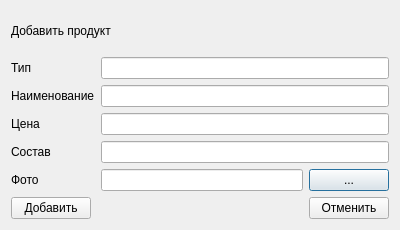
<?xml version="1.0" encoding="UTF-8"?>
<ui version="4.0">
 <class>AddProductDialog</class>
 <widget class="QDialog" name="AddProductDialog">
  <property name="geometry">
   <rect>
    <x>0</x>
    <y>0</y>
    <width>400</width>
    <height>230</height>
   </rect>
  </property>
  <property name="windowTitle">
   <string>Добавить Продукт</string>
  </property>
  <layout class="QVBoxLayout" name="verticalLayout">
   <item>
    <widget class="QLabel" name="label_4">
     <property name="text">
      <string>Добавить продукт</string>
     </property>
    </widget>
   </item>
   <item>
    <layout class="QFormLayout" name="formLayout">
     <item row="0" column="0">
      <widget class="QLabel" name="label_7">
       <property name="text">
        <string>Тип</string>
       </property>
       <property name="buddy">
        <cstring>productTypeEdit</cstring>
       </property>
      </widget>
     </item>
     <item row="0" column="1">
      <widget class="QLineEdit" name="productTypeEdit"/>
     </item>
     <item row="1" column="0">
      <widget class="QLabel" name="label_3">
       <property name="text">
        <string>Наименование</string>
       </property>
       <property name="buddy">
        <cstring>productNameEdit</cstring>
       </property>
      </widget>
     </item>
     <item row="1" column="1">
      <widget class="QLineEdit" name="productNameEdit"/>
     </item>
     <item row="2" column="0">
      <widget class="QLabel" name="label_5">
       <property name="text">
        <string>Цена</string>
       </property>
       <property name="buddy">
        <cstring>productCostEdit</cstring>
       </property>
      </widget>
     </item>
     <item row="2" column="1">
      <widget class="QLineEdit" name="productCostEdit"/>
     </item>
     <item row="3" column="0">
      <widget class="QLabel" name="label_8">
       <property name="text">
        <string>Состав</string>
       </property>
       <property name="buddy">
        <cstring>productContentEdit</cstring>
       </property>
      </widget>
     </item>
     <item row="3" column="1">
      <widget class="QLineEdit" name="productContentEdit"/>
     </item>
     <item row="4" column="0">
      <widget class="QLabel" name="label_6">
       <property name="text">
        <string>Фото</string>
       </property>
       <property name="buddy">
        <cstring>productPhotoEdit</cstring>
       </property>
      </widget>
     </item>
     <item row="4" column="1">
      <layout class="QHBoxLayout" name="horizontalLayout_2">
       <item>
        <widget class="QLineEdit" name="productPhotoEdit"/>
       </item>
       <item>
        <widget class="QPushButton" name="photoBtn">
         <property name="text">
          <string>...</string>
         </property>
        </widget>
       </item>
      </layout>
     </item>
    </layout>
   </item>
   <item>
    <layout class="QHBoxLayout" name="horizontalLayout">
     <item>
      <widget class="QPushButton" name="addBtn">
       <property name="text">
        <string>Добавить</string>
       </property>
      </widget>
     </item>
     <item>
      <spacer name="horizontalSpacer_2">
       <property name="orientation">
        <enum>Qt::Horizontal</enum>
       </property>
       <property name="sizeHint" stdset="0">
        <size>
         <width>40</width>
         <height>20</height>
        </size>
       </property>
      </spacer>
     </item>
     <item>
      <widget class="QPushButton" name="cancelBtn">
       <property name="text">
        <string>Отменить</string>
       </property>
      </widget>
     </item>
    </layout>
   </item>
  </layout>
 </widget>
 <resources/>
 <connections>
  <connection>
   <sender>addBtn</sender>
   <signal>clicked()</signal>
   <receiver>AddProductDialog</receiver>
   <slot>accept()</slot>
   <hints>
    <hint type="sourcelabel">
     <x>73</x>
     <y>190</y>
    </hint>
    <hint type="destinationlabel">
     <x>134</x>
     <y>189</y>
    </hint>
   </hints>
  </connection>
  <connection>
   <sender>cancelBtn</sender>
   <signal>clicked()</signal>
   <receiver>AddProductDialog</receiver>
   <slot>reject()</slot>
   <hints>
    <hint type="sourcelabel">
     <x>340</x>
     <y>199</y>
    </hint>
    <hint type="destinationlabel">
     <x>246</x>
     <y>196</y>
    </hint>
   </hints>
  </connection>
 </connections>
</ui>
